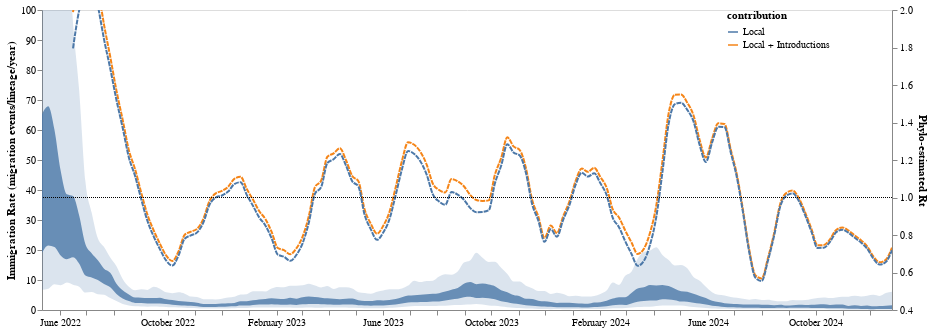

The cell this chart's notebook holds for it:
### Code cell
alt.layer(mig_plot, line_rt).resolve_scale(y= "independent")

### Figure 1 — Vega-Lite specification as saved in the notebook (floating-point values rounded to 4 significant figures; data arrays with more than 128 entries replaced by an {"elided": "..."} marker saying what was removed)
{"config": {"view": {"continuousWidth": 400, "continuousHeight": 300}}, "layer": [{"layer": [{"mark": {"type": "area", "interpolate": "monotone", "opacity": 0.8}, "encoding": {"x": {"axis": {"format": "%B %Y", "grid": false, "tickCount": "month", "title": ""}, "field": "date", "type": "temporal"}, "y": {"axis": {"grid": false, "title": "Immigration Rate (migration events/lineage/year)"}, "field": "lower_hpd_linear_50", "type": "quantitative"}, "y2": {"field": "upper_hpd_linear_50"}}, "height": 300, "width": 850}, {"mark": {"type": "area", "clip": true, "interpolate": "monotone", "opacity": 0.2}, "encoding": {"x": {"axis": {"format": "%B %Y", "grid": false, "tickCount": "month", "title": ""}, "field": "date", "type": "temporal"}, "y": {"axis": {"grid": false, "title": "Immigration Rate (migration events/lineage/year)"}, "field": "lower_hpd_linear", "scale": {"domain": [0, 100]}, "type": "quantitative"}, "y2": {"field": "upper_hpd_linear"}}, "height": 300, "width": 850}], "data": {"name": "data-bd5025c447d0186f102049b3feeeae87"}}, {"layer": [{"data": {"name": "data-e69ceb46c1474e09944c4ff33f4be179"}, "mark": {"type": "line", "clip": true, "interpolate": "monotone", "opacity": 1, "strokeDash": [5, 1]}, "encoding": {"color": {"field": "contribution", "legend": {"offset": -200}, "type": "nominal"}, "x": {"axis": {"format": "%B %Y", "grid": false, "tickCount": "month", "title": ""}, "field": "date", "type": "temporal"}, "y": {"axis": {"grid": false, "title": "Phylo-estimated Rt"}, "field": "mean_percent_MA", "scale": {"domain": [0.5, 2]}, "type": "quantitative"}}, "height": 300, "width": 900}, {"data": {"name": "data-0f80976e06af035141dd0a0f11df9332"}, "mark": {"type": "rule", "strokeDash": [1, 1]}, "encoding": {"y": {"field": "y", "type": "quantitative"}}, "height": 300, "width": 900}]}], "resolve": {"scale": {"y": "independent"}}, "$schema": "https://vega.github.io/schema/vega-lite/v4.17.0.json", "datasets": {"data-bd5025c447d0186f102049b3feeeae87": {"elided": "138 records"}, "data-e69ceb46c1474e09944c4ff33f4be179": {"elided": "266 records"}, "data-0f80976e06af035141dd0a0f11df9332": [{"y": 1.0}]}}
